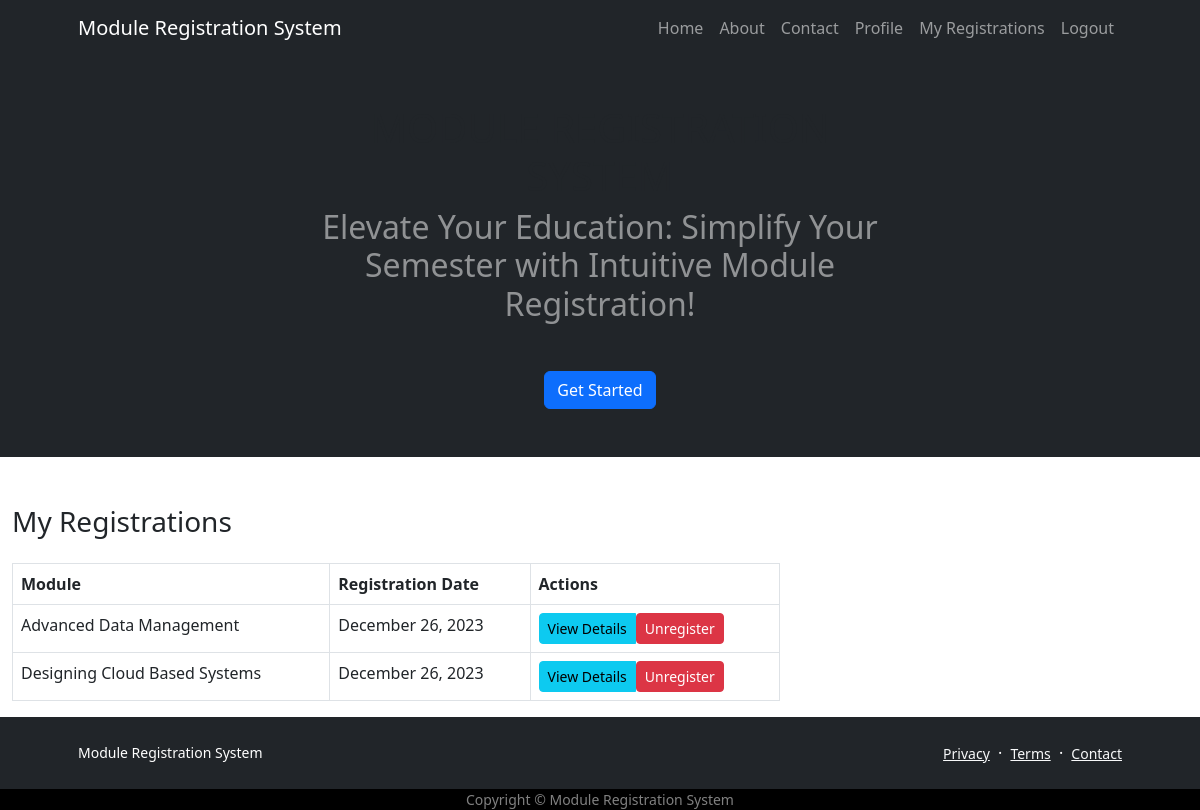
The page /my_registrations/ (signed in) on the database as committed earlier.
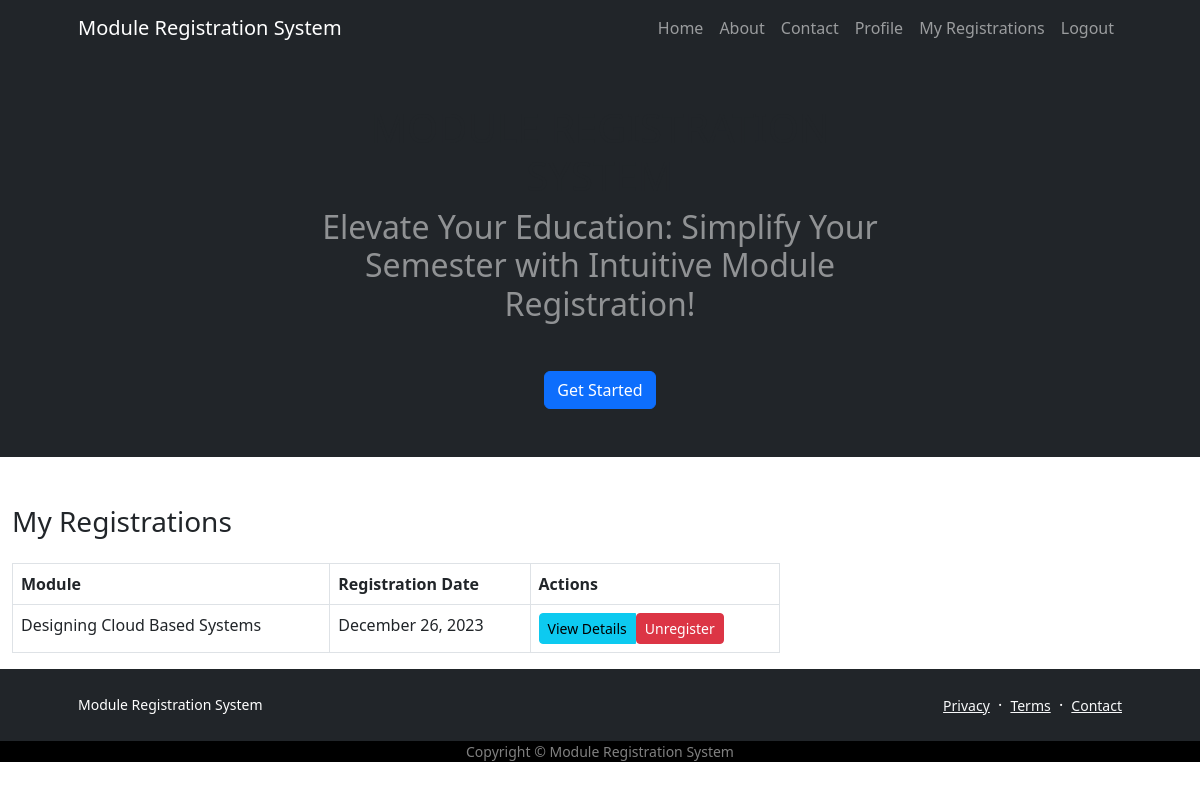
The same page on the database as committed later.
### itreporting/models.py (models this page shows, shortened)
class Registration(models.Model):
    student = models.ForeignKey(User, related_name = 'registrations', on_delete = models.CASCADE)
    module = models.ForeignKey(Module, related_name = 'registrations', on_delete = models.CASCADE)
    date_of_registration = models.DateField(default = timezone.now)

class Module(models.Model):
    name = models.TextField(max_length = 100)
    code = models.CharField(max_length = 5)
    credit = models.CharField(max_length = 5)
    category = models.CharField(max_length = 100, choices = [('Humanities', 'Humanities'),
                                                            ('Social Sciences', 'Social Sciences'),
                                                            ('Natural Sciences', 'Natural Sciences'),
                                                            ('Mathematics and Satistics', 'Mathematics and Statistics'),
                                                            ('Computer Science and Information Technology', 'Computer Science and Information Technology'),
                                                            ('Engineering', 'Engineering'),
                                                            ('Health Sciences', 'Health Sciences'),
                                                            ('Business and Economics', 'Business and Economics'),
                                                            ('Fine Arts', 'Fine Arts'),
                                                            ('Law', 'Law'),
                                                            ('Languages and Linguistics', 'Languages and Linguistics'),
                                                            ('Architecture', 'Architecture')])
    description = models.TextField()
    availability = models.CharField(max_length = 100, choices = [('Open', 'Open'), ('Closed', 'Closed')])
    courses = models.ManyToManyField(Group)

### itreporting/views.py (the view)
# urls.py: path('my_registrations/', views.my_registrations, name='my-registrations'),
def my_registrations(request):
    user_registrations = Registration.objects.filter(student=request.user)
    context = {'user_registrations': user_registrations}
    return render(request, 'itreporting/myregistrations.html', context)

### itreporting/templates/itreporting/myregistrations.html (shortened to what this page needs)
{% extends "itreporting/base.html" %}
{% block content %}
<div class="container mt-5">
    <h3 class="mb-4">My Registrations</h3>
    <div class="table-responsive">
        {% if user_registrations %}
            <table class="table table-bordered">
                <thead>
                    <tr>
                        <th>Module</th>
                        <th>Registration Date</th>
                        <th>Actions</th>
                    </tr>
                </thead>
                <tbody>
                    {% for registration in user_registrations %}
                    <tr>
                        <td>{{ registration.module.name }}</td>
                        <td>{{ registration.date_of_registration|date:"F d, Y" }}</td>
                        <td>
                            <div class="btn-group" role="group" aria-label="Actions">
                                <a href="{% url 'itreporting:module-detail' pk=registration.module.id %}" class="btn btn-info btn-sm">View Details</a>
                                <form method="post" action="{% url 'itreporting:unregister-module' module_id=registration.module.id %}" class="d-inline">
                                    <button type="submit" class="btn btn-danger btn-sm">Unregister</button>
                                </form>
                            </div>
                        </td>
                    </tr>
                {% endfor %}
                </tbody>
            </table>
        {% else %}
            <p>No registrations yet. Click <a href="{% url 'itreporting:modules' fk=user.groups.first.id %}">here</a> to register to modules on your course!</p>
        {% endif %}
    </div>
</div>
{% endblock content %}

Rows that differ between the two databases and show on the page:
removed Registration: module.name "Advanced Data Management", date_of_registration "December 26, 2023"
